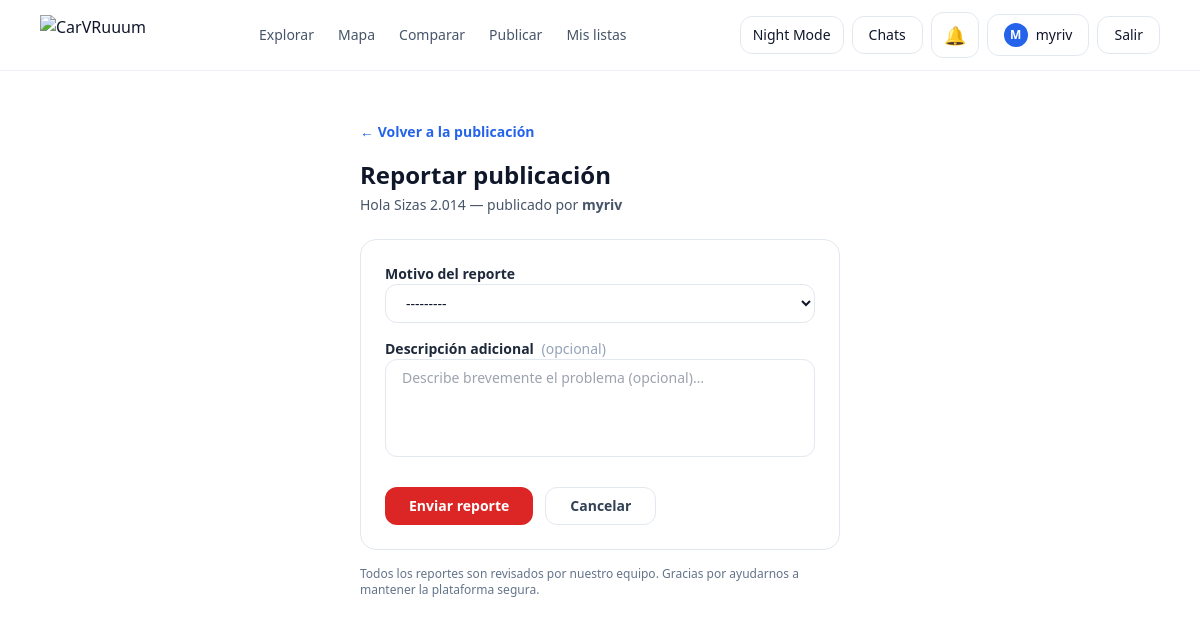
The app's page /cars/22/report/ (signed in) with its own data.
### cars/models.py (models this page shows, shortened)
class Car(models.Model):
    owner = models.ForeignKey(settings.AUTH_USER_MODEL, on_delete=models.CASCADE, related_name="cars")
    make = models.CharField(max_length=60)
    model = models.CharField(max_length=60)
    year = models.PositiveIntegerField(validators=[MinValueValidator(1950), MaxValueValidator(2100)])
    price = models.PositiveIntegerField(validators=[MinValueValidator(0)])
    mileage_km = models.PositiveIntegerField(default=0, validators=[MinValueValidator(0)])
    is_sold = models.BooleanField(default=False)
    sold_at = models.DateTimeField(blank=True, null=True)
    city = models.CharField(max_length=80, blank=True, default="")
    description = models.TextField(blank=True, default="")
    is_active = models.BooleanField(default=True)
    view_count = models.PositiveIntegerField(default=0)
    created_at = models.DateTimeField(auto_now_add=True)
    class Meta:
        ordering = ["-created_at"]

### reports/views.py (the view)
# urls.py: path('<int:car_id>/report/', views.report_car, name='report_car'),
@login_required
def report_car(request, car_id):
    car = get_object_or_404(Car, pk=car_id)
    already_reported = Report.objects.filter(reporter=request.user, car=car).exists()
    if already_reported:
        messages.info(request, 'Ya has enviado un reporte para esta publicación.')
        return redirect('cars:car_detail', car_id)
    if request.method == 'POST':
        form = ReportForm(request.POST)
        if form.is_valid():
            report = form.save(commit=False)
            report.reporter = request.user
            report.car = car
            report.save()
            messages.success(
                request,
                'Tu reporte fue enviado correctamente. Lo revisaremos a la brevedad.',
            )
            return redirect('cars:car_detail', car_id)
    else:
        form = ReportForm()
    return render(request, 'reports/report_form.html', {'form': form, 'car': car})

### reports/forms.py
class ReportForm(forms.ModelForm):
    class Meta:
        model = Report
        fields = ['reason', 'description']
        widgets = {
            'reason': forms.Select(attrs={
                'class': (
                    'w-full rounded-xl border border-slate-200 bg-white px-4 py-2 text-sm '
                    'focus:outline-none focus:ring-2 focus:ring-blue-500 '
                    'dark:border-slate-700 dark:bg-slate-900 dark:text-white'
                ),
            }),
            'description': forms.Textarea(attrs={
                'rows': 4,
                'placeholder': 'Describe brevemente el problema (opcional)…',
                'class': (
                    'w-full rounded-xl border border-slate-200 bg-white px-4 py-2 text-sm '
                    'resize-none focus:outline-none focus:ring-2 focus:ring-blue-500 '
                    'dark:border-slate-700 dark:bg-slate-900 dark:text-white'
                ),
            }),
        }
        labels = {
            'reason':      'Motivo del reporte',
            'description': 'Descripción adicional',
        }

### notifications/context_processors.py (called while the page is built, shortened)
def notifications(request):
    if request.user.is_authenticated:
        unread_qs = request.user.notifications.filter(
            is_read=False
        ).order_by("-created_at")[:10]
        notifications_list = []
        return {
            "navbar_notifications": notifications_list,
            "navbar_notifications_count": len(notifications_list),
        }
    return {}

### reports/templates/reports/report_form.html (shortened to what this page needs)
{% extends "base.html" %}
{% block content %}
<section class="mx-auto max-w-lg px-4 py-12">
  <a href="{% url 'cars:car_detail' car.id %}"
     class="text-sm font-semibold text-blue-600 hover:underline dark:text-blue-400">
    ← Volver a la publicación
  </a>
  <h1 class="mt-4 text-2xl font-bold text-slate-900 dark:text-white">
    Reportar publicación
  </h1>
  <p class="mt-1 text-sm text-slate-600 dark:text-slate-400">
    {{ car.make }} {{ car.model }} {{ car.year }} — publicado por
    <span class="font-semibold">{{ car.owner.username }}</span>
  </p>
  <div class="mt-6 rounded-2xl border border-slate-200 bg-white p-6 dark:border-slate-800 dark:bg-slate-950">
    <form method="post" novalidate>
      <div>
        <label for="{{ form.reason.id_for_label }}"
               class="block text-sm font-semibold text-slate-800 dark:text-white">
          {{ form.reason.label }}
        </label>
        {{ form.reason }}
      </div>
      <div class="mt-4">
        <label for="{{ form.description.id_for_label }}"
               class="block text-sm font-semibold text-slate-800 dark:text-white">
          {{ form.description.label }}
          <span class="ml-1 font-normal text-slate-400">(opcional)</span>
        </label>
        {{ form.description }}
      </div>
      <div class="mt-6 flex gap-3">
        <button type="submit"
                class="rounded-xl bg-red-600 px-6 py-2 text-sm font-semibold text-white hover:bg-red-700">
          Enviar reporte
        </button>
        <a href="{% url 'cars:car_detail' car.id %}"
           class="rounded-xl border border-slate-200 px-6 py-2 text-sm font-semibold text-slate-700 hover:bg-slate-50 dark:border-slate-700 dark:text-slate-300 dark:hover:bg-slate-900">
          Cancelar
        </a>
      </div>
    </form>
  </div>
  <p class="mt-4 text-xs text-slate-500 dark:text-slate-400">
    Todos los reportes son revisados por nuestro equipo. Gracias por ayudarnos a mantener la plataforma segura.
  </p>
</section>
{% endblock %}

### templates/base.html (shortened to what this page needs)
{% load static %}
<!doctype html>
<html lang="es" class="">
<head>
  <script src="https://cdn.tailwindcss.com"></script>
</head>
<body class="min-h-screen bg-white text-slate-900 dark:bg-slate-950 dark:text-slate-100">
  <header class="sticky top-0 z-50 border-b border-slate-200/60 bg-white/80 backdrop-blur dark:border-slate-800/60 dark:bg-slate-950/70">
    <div class="mx-auto flex max-w-6xl items-center justify-between px-4 py-3">
      <a href="{% url 'landing' %}" class="flex items-center">
        <img
          src="{% static 'account/img/carvruum-logo.png' %}"
          alt="CarVRuuum"
          class="h-8 w-auto object-contain md:h-10"
        >
      </a>
      <nav class="hidden items-center gap-6 md:flex">
        <a href="{% url 'cars:cars_list' %}" class="text-sm text-slate-600 hover:text-slate-900 dark:text-slate-300 dark:hover:text-white">
          Explorar
        </a>
        <a href="{% url 'cars:map' %}" class="text-sm text-slate-600 hover:text-slate-900 dark:text-slate-300 dark:hover:text-white">
          Mapa
        </a>
        <a href="{% url 'cars:compare_cars' %}" class="text-sm text-slate-600 hover:text-slate-900 dark:text-slate-300 dark:hover:text-white">
          Comparar
        </a>
        {% if user.is_authenticated %}
          <a href="{% url 'cars:car_create' %}" class="text-sm text-slate-600 hover:text-slate-900 dark:text-slate-300 dark:hover:text-white">
            Publicar
          </a>
          <a href="{% url 'cars:car_lists' %}" class="text-sm text-slate-600 hover:text-slate-900 dark:text-slate-300 dark:hover:text-white">
            Mis listas
          </a>
        {% else %}
          <a href="{% url 'login' %}?next={% url 'cars:car_create' %}" class="text-sm text-slate-600 hover:text-slate-900 dark:text-slate-300 dark:hover:text-white">
            Publicar
          </a>
        {% endif %}
      </nav>
      <div class="hidden items-center gap-2 md:flex">
        <button onclick="toggleTheme()"
          class="rounded-xl border border-slate-200 px-3 py-2 text-sm hover:bg-slate-50 dark:border-slate-800 dark:hover:bg-slate-900">
          Night Mode
        </button>
        {% if user.is_authenticated %}
          <a href="{% url 'messaging:conversation_list' %}"
             class="rounded-xl border border-slate-200 px-4 py-2 text-sm font-medium hover:bg-slate-50 dark:border-slate-800 dark:hover:bg-slate-900">
            Chats
          </a>
          {% include "notifications/notification_dropdown.html" %}
          <a href="{% url 'profile' %}"
             class="flex items-center gap-2 rounded-xl border border-slate-200 px-4 py-2 text-sm font-medium hover:bg-slate-50 dark:border-slate-800 dark:hover:bg-slate-900">
            <span class="flex h-6 w-6 items-center justify-center rounded-full bg-blue-600 text-xs font-bold uppercase text-white">
              {{ user.username|slice:":1" }}
            </span>
            {{ user.username }}
          </a>
          <form method="post" action="{% url 'logout' %}">
            <button class="rounded-xl border border-slate-200 px-4 py-2 text-sm hover:bg-slate-50 dark:border-slate-800 dark:hover:bg-slate-900">
              Salir
            </button>
          </form>
        {% endif %}
      </div>
    </div>
  </header>
  {% block content %}{% endblock %}
</body>
</html>

### records on screen
Car: make "Hola", model "Sizas", year "2.014", owner.username "myriv"

### other values on screen
{{ user.username|slice:":1" }} "M"
{{ user.username }} "myriv"
